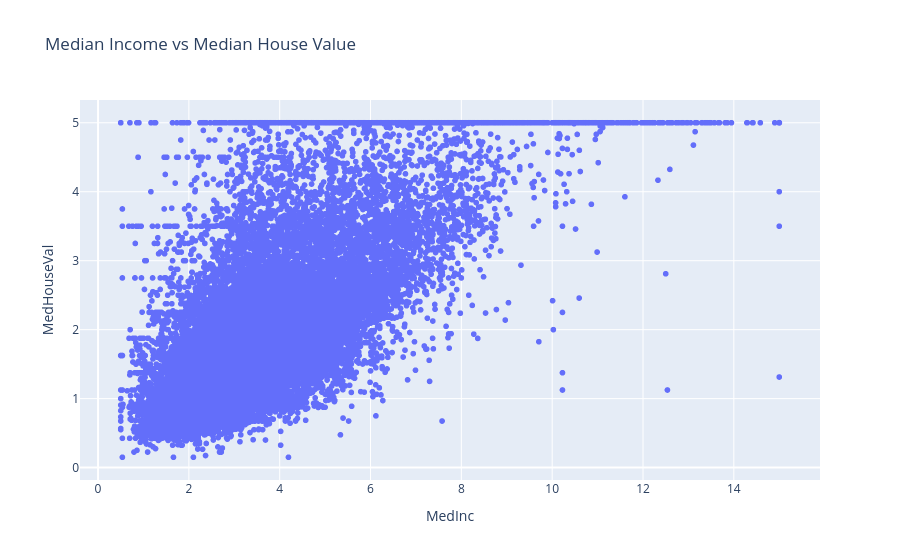

The cell this chart's notebook holds for it:
### Code cell
# Visualize the data. Create scatter plots to see the relationship between 'MedInc' and 'MedHouseVal'.

fig = px.scatter(
    housing_data,
    x="MedInc",
    y="MedHouseVal",
    title="Median Income vs Median House Value")

fig.show()

### Figure 1 — Plotly figure (JSON) as saved in the notebook; plotly's stock layout.template omitted (floating-point values rounded to 4 significant figures; data arrays with more than 128 entries replaced by an {"elided": "..."} marker saying what was removed)
{"data": [{"hovertemplate": "MedInc=%{x}<br>MedHouseVal=%{y}<extra></extra>", "legendgroup": "", "marker": {"color": "#636efa", "symbol": "circle"}, "mode": "markers", "name": "", "showlegend": false, "type": "scattergl", "x": {"elided": "20640 float values"}, "xaxis": "x", "y": {"elided": "20640 float values"}, "yaxis": "y"}], "layout": {"legend": {"tracegroupgap": 0}, "title": {"text": "Median Income vs Median House Value"}, "xaxis": {"anchor": "y", "domain": [0, 1], "title": {"text": "MedInc"}}, "yaxis": {"anchor": "x", "domain": [0, 1], "title": {"text": "MedHouseVal"}}}}
